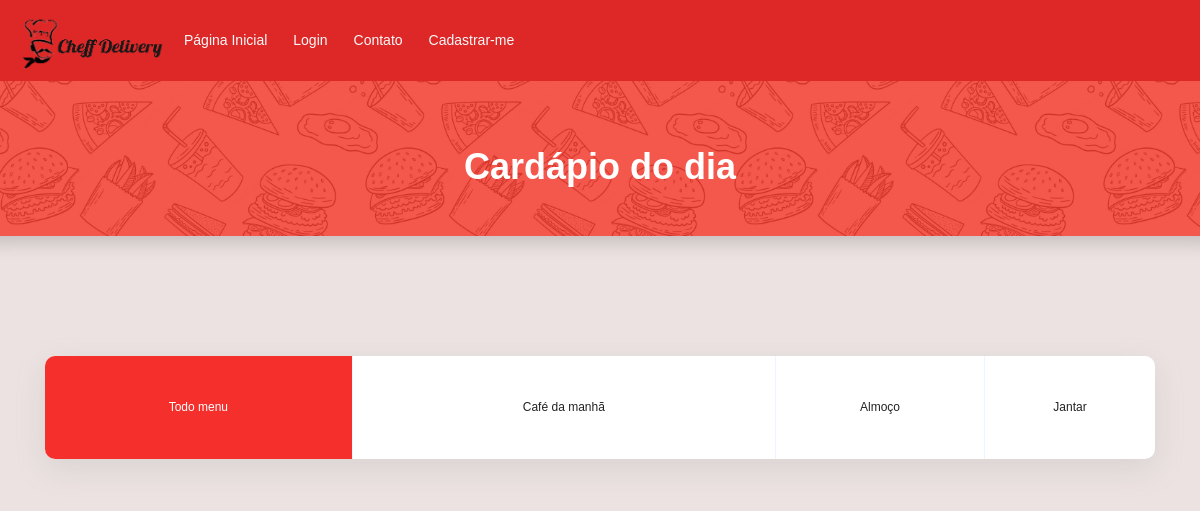
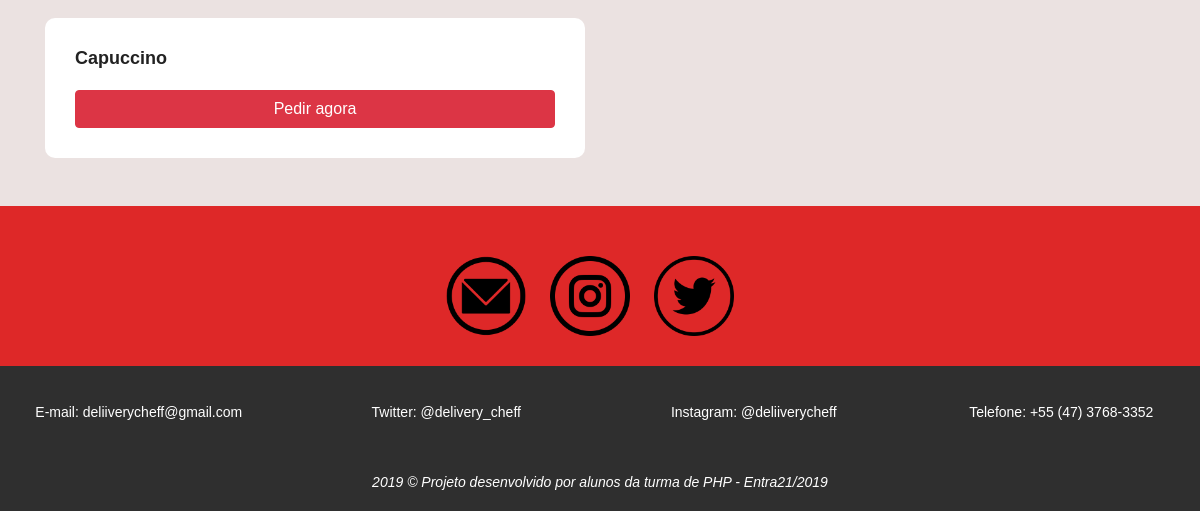
The app's page /cardapio.php, older data (2 pictures, top to bottom).
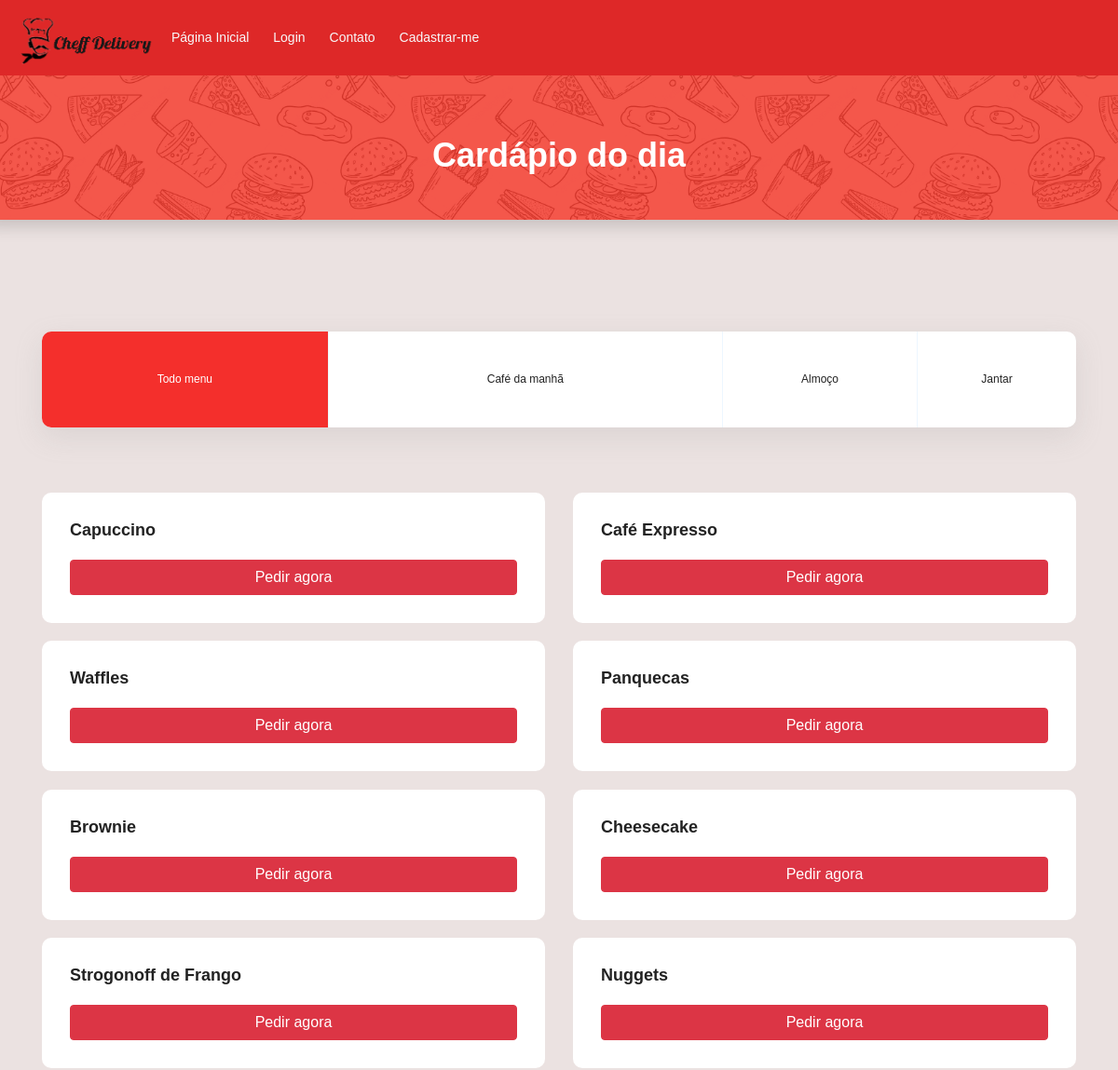
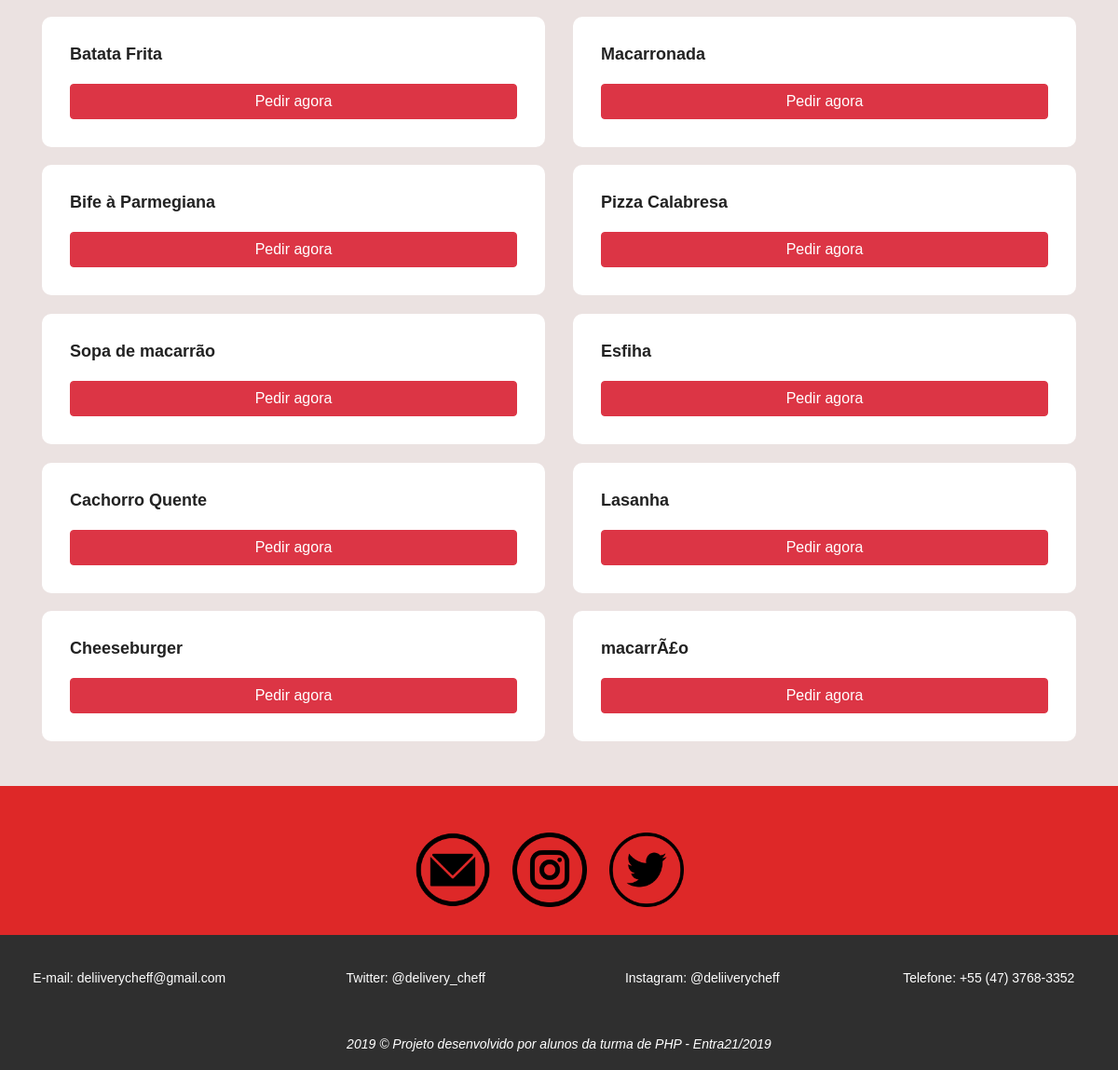
The same page, newer data (2 pictures, top to bottom).
### tables this page shows
CREATE TABLE `cardapio_dia` (
  `id_cardapio` int(11) NOT NULL,
  `nome_comida` varchar(255) NOT NULL,
  `categoria_comida` enum('cafe_manha','almoco','jantar') NOT NULL,
  `data_cardapio` datetime NOT NULL,
  `excluido` enum('sim','nao') NOT NULL
);

### cardapio.php (the view, shortened to what this page needs)
<?php
require_once"include/conexao.php";
$lista = "SELECT * FROM cardapio_dia WHERE DATE(data_cardapio) = CURRENT_DATE() AND excluido <> 'sim'";
$queryCardapio = mysqli_query($con, $lista);
$lista = mysqli_fetch_all($queryCardapio, MYSQLI_ASSOC);
?>
<!DOCTYPE html>
<html lang="pt-br">
<head>
	<link rel="stylesheet" href="https://stackpath.bootstrapcdn.com/bootstrap/4.3.1/css/bootstrap.min.css">
	<link rel="stylesheet" type="text/css" href="media/css/estilos.css">
	<link rel="stylesheet" href="css/linearicons.css">
	<link rel="stylesheet" href="media/css/main.css">
</head>
<body >
	<?php
	require_once "header.php";
	?>
	<div class="row">
		<div class="shadow" style="  background-color: #f2392c ;
		background-image: url('media/images/food-pattern.png');
		min-height: 100px;
		min-width: 100%;
		background-size: 30%;
		background-position: center 1050px;">
		<div class="text-center my-5" >
			<h1 class="text-white pt-3">Cardápio do dia</h1>
		</div>
	</div>
</div>
<section class="menu-area " id="menu" style="padding-top:120px;background-color: rgb(235, 226, 225)!important; ">
	<div class="container">
		<ul class="filter-wrap filters col-lg-12 no-padding">
			<li class="active" data-filter="*">Todo menu</li>
			<li data-filter=".cafe_manha">Café da manhã</li>
			<li data-filter=".almoco">Almoço</li>
			<li data-filter=".jantar">Jantar</li>
		</ul>
		<div class="filters-content pb-5">
			<div class="row grid">
				<?php foreach ($lista as $item) { ?>
					<?php if (utf8_encode($item['categoria_comida']) == 'cafe_manha'){ ?>
						<div class="col-md-6 all cafe_manha">
							<div class="single-menu">
								<div class="title-wrap d-flex justify-content-between">
									<h4><?=utf8_encode($item['nome_comida'])?></h4>
								</div>
								<?php if (!isset($_SESSION['logado']) || $_SESSION['logado'] == false) { ?>
									<a href="erros7.php" class="btn btn-danger col-md-12">Pedir agora</a>
								<?php } ?>
							</div>
						</div>
					<?php } ?>
					<?php if (utf8_encode($item['categoria_comida'])== 'almoco') { ?>
						<div class="col-md-6 all almoco">
							<div class="single-menu">
								<div class="title-wrap d-flex justify-content-between">
									<h4><?=utf8_encode($item['nome_comida'])?></h4>
								</div>
								<?php if (!isset($_SESSION['logado']) || $_SESSION['logado'] == false) { ?>
									<a href="erros7.php" class="btn btn-danger col-md-12">Pedir agora</a>
								<?php } ?>
							</div>
						</div>
					<?php } ?>
					<?php if (utf8_encode($item['categoria_comida']) == 'jantar' ){ ?>
						<div class="col-md-6 all jantar">
							<div class="single-menu">
								<div class="title-wrap d-flex justify-content-between">
									<h4><?=utf8_encode($item['nome_comida'])?></h4>
								</div>
								<?php if (!isset($_SESSION['logado']) || $_SESSION['logado'] == false) { ?>
									<a href="erros7.php" class="btn btn-danger col-md-12">Pedir agora</a>
								<?php } ?>
							</div>
						</div>
					<?php } ?>
				<?php } ?>
			</div>
		</div>
	</div>
</section>
<center>
  <div class="redes-sociais" style="background-color: #de2828;">
    <div class="container">
      <a href="https://mail.google.com/mail/u/0/#inbox?compose=DmwnWrRmTgXbBSZDhPSBJsPLwHzgBPqskCzpPtNTPhwSkgLdBBXnbmRScSHtKdnmsdqlgZFHsnsQ"><img src="media/images/email.png" alt="email" title="email" class="icones"></a>
      <a href="https://www.instagram.com/deliiverycheff/?hl=pt-br"><img src="media/images/instagram.png" alt="instagram" title="instagram" id="instagram " class="icones"></a>
      <a href="https://twitter.com/delivery_cheff"><img src="media/images/twitter.png" alt="twitter" title="twitter" class="icones"></a>
    </center>
<footer>
 <div class="footer-item">
  <div class="row">
    <a href="https://mail.google.com/mail/u/0/#inbox?compose=DmwnWsTJtrnhxXwfpDgvhvzGsLRlLgjHgjcfzcQFCTNqvbqkMSDXnPTwMNHPSkbjVnnrBWWPBfJq" class="col-sm-12 col-md-3">E-mail: deliiverycheff@gmail.com</a>
    <a href="https://twitter.com/delivery_cheff" class="col-sm-12 col-md-3">Twitter: @delivery_cheff </a>
    <a href="https://www.instagram.com/deliiverycheff/?hl=pt-br"class="col-sm-12 col-md-3">Instagram: @deliiverycheff</a>
    <a href=""class="col-sm-12 col-md-3">Telefone: +55 (47) 3768-3352</a>
  </div>
</div>
<div id="negrito" class="mt-4">
  <p class="mt-5 font-italic">2019 &copy; <strong>Projeto desenvolvido por alunos da turma de PHP - Entra21/2019</strong></p>
</div>
</footer>
</body>
</html>

Row changes from the older to the newer data that the page shows:
now on this page (row edited): cardapio_dia: nome_comida "Café Expresso", shows "Pedir agora"
now on this page (row edited): cardapio_dia: nome_comida "Waffles", shows "Pedir agora"
now on this page (row edited): cardapio_dia: nome_comida "Panquecas", shows "Pedir agora"
now on this page (row edited): cardapio_dia: nome_comida "Brownie", shows "Pedir agora"
now on this page (row edited): cardapio_dia: nome_comida "Cheesecake", shows "Pedir agora"
now on this page (row edited): cardapio_dia: nome_comida "Strogonoff de Frango", shows "Pedir agora"
now on this page (row edited): cardapio_dia: nome_comida "Nuggets", shows "Pedir agora"
now on this page (row edited): cardapio_dia: nome_comida "Batata Frita", shows "Pedir agora"
now on this page (row edited): cardapio_dia: nome_comida "Macarronada", shows "Pedir agora"
now on this page (row edited): cardapio_dia: nome_comida "Bife à Parmegiana", shows "Pedir agora"
now on this page (row edited): cardapio_dia: nome_comida "Pizza Calabresa", shows "Pedir agora"
now on this page (row edited): cardapio_dia: nome_comida "Sopa de macarrão", shows "Pedir agora"
now on this page (row edited): cardapio_dia: nome_comida "Esfiha", shows "Pedir agora"
now on this page (row edited): cardapio_dia: nome_comida "Cachorro Quente", shows "Pedir agora"
now on this page (row edited): cardapio_dia: nome_comida "Lasanha", shows "Pedir agora"
now on this page (row edited): cardapio_dia: nome_comida "Cheeseburger", shows "Pedir agora"
added cardapio_dia: nome_comida "macarrÃ£o", shows "Pedir agora"
